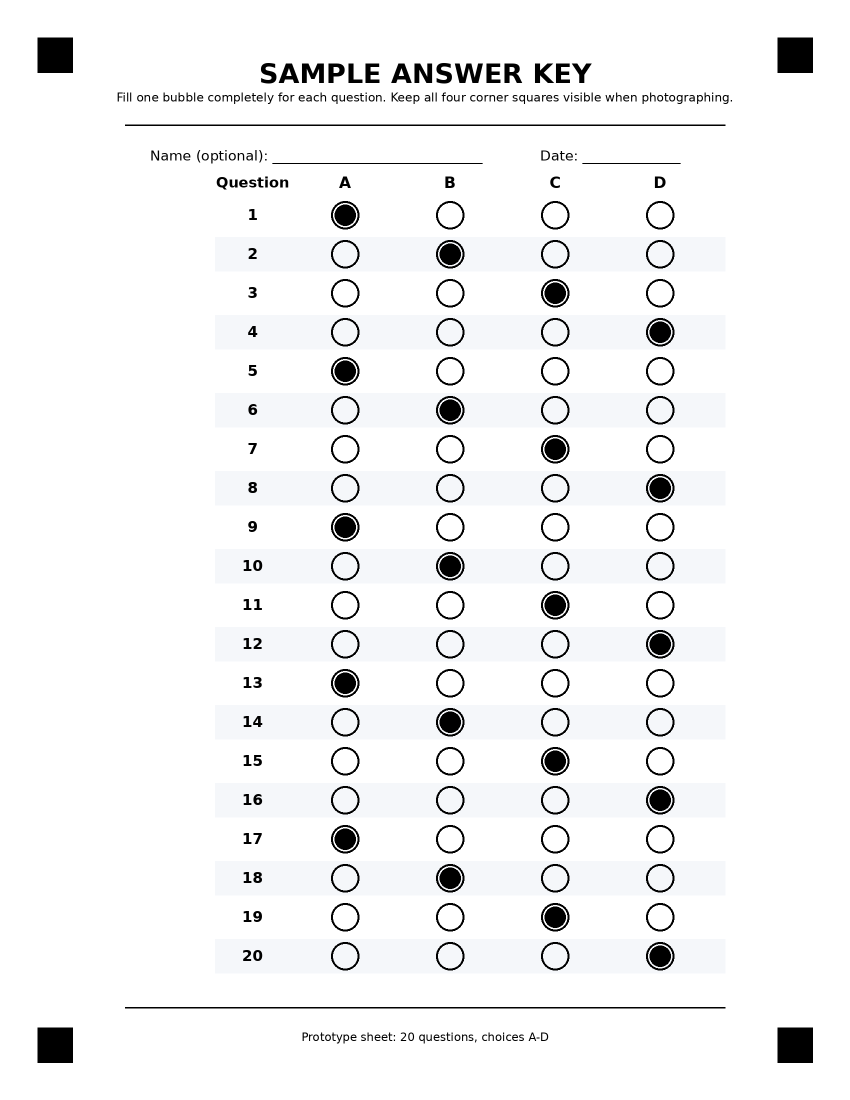
#> input picture sample_answer_key.png, 1700 x 2200 px (shown at 1/2 size)
$ python -i document_scanner.py   (imports and definitions only)
#> lines starting #> are read from the running program, lines starting #| are printed output that depends on the picture; after the words box and inside, x2 and y2 are one past the last pixel; in counts of white or black regions, pixels touching at a corner belong together
#> further down, picture is the input picture: shape (2200, 1700, 3); mean B, G, R 244.4, 243.9, 243.6
from __future__ import annotations

from dataclasses import dataclass

import cv2
import numpy as np


@dataclass(frozen=True)
class DocumentScan:
    image_bgr: np.ndarray
    page_found: bool
    message: str | None = None


def _order_points(points: np.ndarray) -> np.ndarray:
    pts = np.asarray(points, dtype=np.float32).reshape(4, 2)
    sums = pts.sum(axis=1)
    diffs = np.diff(pts, axis=1).reshape(-1)
    ordered = np.zeros((4, 2), dtype=np.float32)
    ordered[0] = pts[np.argmin(sums)]
    ordered[2] = pts[np.argmax(sums)]
    ordered[1] = pts[np.argmin(diffs)]
    ordered[3] = pts[np.argmax(diffs)]
    return ordered


def _resize_for_detection(image_bgr: np.ndarray, max_side: int = 1400) -> tuple[np.ndarray, float]:
#> called with max_side = 1400
    h, w = image_bgr.shape[:2]
#> h = 2200; w = 1700
    largest = max(h, w)
#> largest = 2200
    if largest <= max_side:
        return image_bgr.copy(), 1.0
    scale = max_side / float(largest)
#> scale = 0.636
    resized = cv2.resize(image_bgr, (int(round(w * scale)), int(round(h * scale))), interpolation=cv2.INTER_AREA)
    return resized, scale


def _quad_candidates(binary: np.ndarray, image_area: float) -> list[np.ndarray]:
    contours, _ = cv2.findContours(binary, cv2.RETR_LIST, cv2.CHAIN_APPROX_SIMPLE)
    candidates: list[np.ndarray] = []
    for contour in sorted(contours, key=cv2.contourArea, reverse=True)[:30]:
        area = cv2.contourArea(contour)
        if area < image_area * 0.18:
            continue
        hull = cv2.convexHull(contour)
        perimeter = cv2.arcLength(hull, True)
        for epsilon in (0.012, 0.018, 0.025, 0.035):
            approx = cv2.approxPolyDP(hull, epsilon * perimeter, True)
            if len(approx) == 4 and cv2.isContourConvex(approx):
                candidates.append(approx.reshape(4, 2).astype(np.float32))
                break
    return candidates


def _score_quad(quad: np.ndarray, shape: tuple[int, int]) -> float:
    h, w = shape
    area = abs(cv2.contourArea(quad)) / float(h * w)
    ordered = _order_points(quad)
    tl, tr, br, bl = ordered
    top = np.linalg.norm(tr - tl)
    bottom = np.linalg.norm(br - bl)
    left = np.linalg.norm(bl - tl)
    right = np.linalg.norm(br - tr)
    width = max(top, bottom)
    height = max(left, right)
    if min(width, height) < 1:
        return -1.0

    # A sheet can be strongly perspective-skewed, so aspect is only a soft preference.
    observed_ratio = min(width, height) / max(width, height)
    letter_ratio = 8.5 / 11.0
    ratio_penalty = min(abs(observed_ratio - letter_ratio), 0.45)

    # Prefer large quadrilaterals, especially ones reasonably close to the frame edges.
    centroid = ordered.mean(axis=0)
    center = np.array([w / 2.0, h / 2.0], dtype=np.float32)
    center_penalty = np.linalg.norm(centroid - center) / max(w, h)
    return area * 10.0 - ratio_penalty * 1.5 - center_penalty * 0.5


def detect_page_corners(image_bgr: np.ndarray) -> np.ndarray | None:
    small, scale = _resize_for_detection(image_bgr)
#> scale = 0.636
    gray = cv2.cvtColor(small, cv2.COLOR_BGR2GRAY)
    gray = cv2.GaussianBlur(gray, (5, 5), 0)
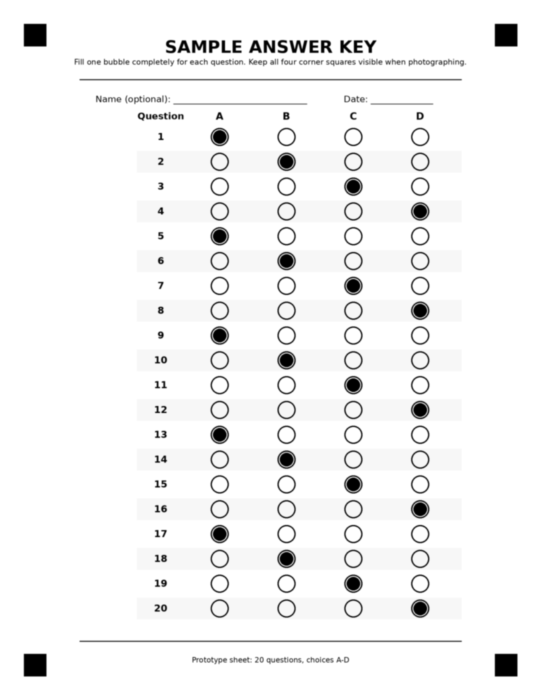
#> gray: shape (1400, 1082) (shown at 1/2 size); min 0, max 255, mean 243.9
    h, w = gray.shape
#> h = 1400; w = 1082
    image_area = float(h * w)
#> image_area = 1514800

    candidates: list[np.ndarray] = []

    # Edge-based path: best when the paper border contrasts with the table/background.
    median = float(np.median(gray))
#> median = 255
    lower = int(max(20, 0.55 * median))
#> lower = 140
    upper = int(min(240, max(lower + 30, 1.35 * median)))
#> upper = 240
    edges = cv2.Canny(gray, lower, upper)
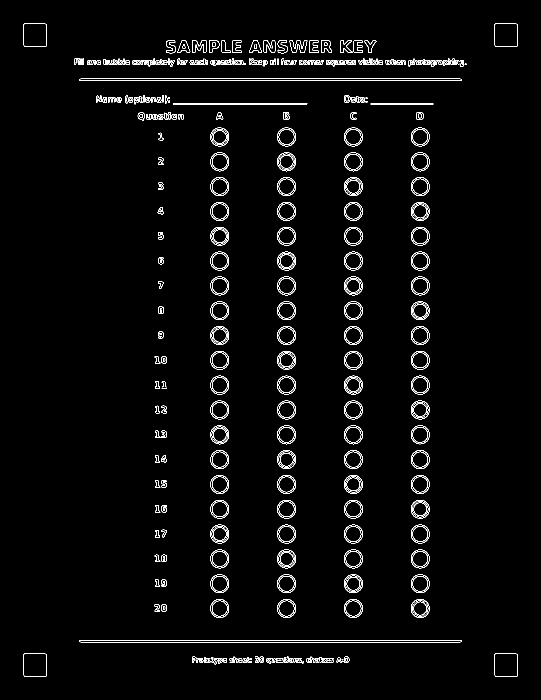
#> edges: shape (1400, 1082) (shown at 1/2 size); 2.4% white in thin lines or dots, all inside (x1, y1, x2, y2) = (47, 47, 1035, 1353)
    edges = cv2.morphologyEx(edges, cv2.MORPH_CLOSE, np.ones((7, 7), np.uint8), iterations=2)
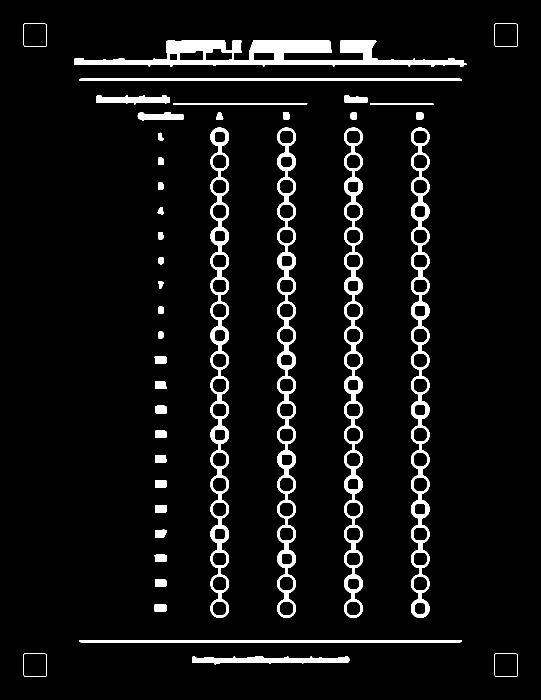
#> edges: shape (1400, 1082) (shown at 1/2 size); 6% white; 41 white regions, largest, box (x1, y1, x2, y2) and area: (149, 80, 933, 133) 18143, (554, 255, 592, 1236) 13018, (688, 255, 726, 1236) 12967
    edges = cv2.dilate(edges, np.ones((3, 3), np.uint8), iterations=1)
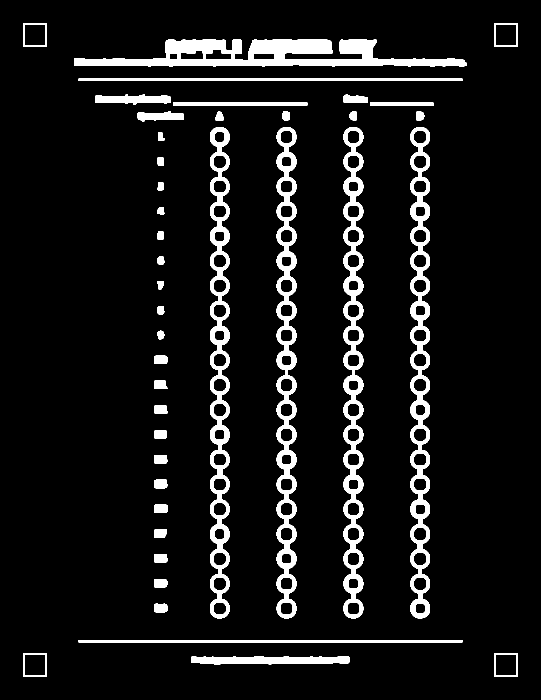
#> edges: shape (1400, 1082) (shown at 1/2 size); 8.1% white; 41 white regions
    candidates.extend(_quad_candidates(edges, image_area))
#> in _quad_candidates, `contours, _ = cv2.findContours(binary, cv2.RETR_LIST, cv2.CHAIN_APPROX..`: contours = 129 contours; largest, box (x1, y1, x2, y2) and area: (553, 254, 593, 1237) 26327, (687, 254, 727, 1237) 26306, (821, 254, 860, 1237) 26157, (420, 254, 459, 1237) 26137, (148, 79, 934, 134) 21795
#> the loop in _quad_candidates, `for contour in sorted(contours, key=cv2.contourArea, reverse=True)[:30]:` made 30 passes
#> area on passes 1 to 12: 26327, 26306, 26157, 26137, 21795, 3830, 3830, 3734.5, 2205.5, 2205.5, 2205.5, 2205.5
#> after the loop in _quad_candidates, `for contour in sorted(contours, key=cv2.contourArea, reverse=True)[:30]:`: candidates = []

    # Bright-paper path: helps when the outer paper edge is weak but the page is lighter than its surroundings.
    adaptive = cv2.adaptiveThreshold(
        gray,
        255,
        cv2.ADAPTIVE_THRESH_GAUSSIAN_C,
        cv2.THRESH_BINARY,
        51,
        7,
    )
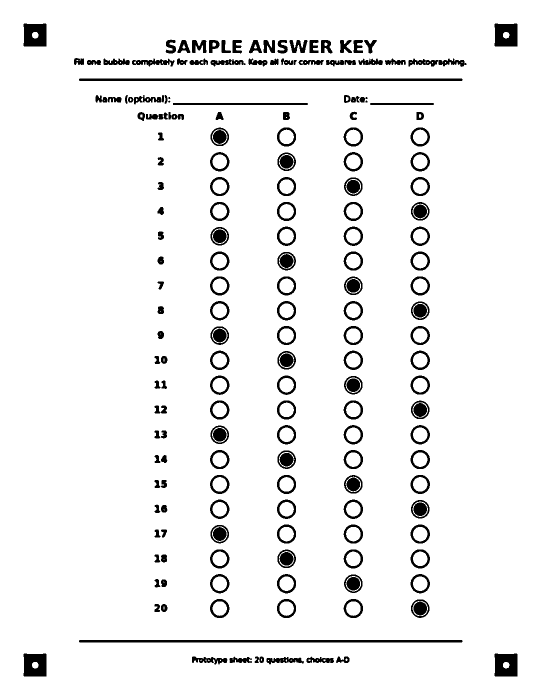
#> adaptive: shape (1400, 1082) (shown at 1/2 size); 94.2% white; 199 black regions (4 under 20 px), largest, box (x1, y1, x2, y2) and area: (158, 157, 925, 162) 3831, (158, 1280, 925, 1285) 3831, (989, 47, 1035, 93) 1912
    adaptive = cv2.morphologyEx(adaptive, cv2.MORPH_CLOSE, np.ones((15, 15), np.uint8), iterations=2)
#> adaptive: shape (1400, 1082); every value is 255
    candidates.extend(_quad_candidates(adaptive, image_area))
#> the loop in _quad_candidates (call 2), `for contour in sorted(contours, key=cv2.contourArea, reverse=True)[:30]:` made 1 pass
#> (contour, area, hull, perimeter) on pass 1: ([[0, 0], [0, 1399], [1081, 1399], [1081, 0]], 1512319, [[1081, 0], [1081, 1399], [0, 1399], [0, 0]], 4960)

    if not candidates:
        return None

    best = max(candidates, key=lambda q: _score_quad(q, (h, w)))
#> in _order_points, `pts = np.asarray(points, dtype=np.float32).reshape(4, 2)`: pts = [[1081, 0], [1081, 1399], [0, 1399], [0, 0]]
#> in _order_points, `sums = pts.sum(axis=1)`: sums = [1081, 2480, 1399, 0]
#> in _order_points, `diffs = np.diff(pts, axis=1).reshape(-1)`: diffs = [-1081, 318, 1399, 0]
#> in _score_quad, `center = np.array([w / 2.0, h / 2.0], dtype=np.float32)`: center = [541, 700]
#> in _score_quad, `center_penalty = np.linalg.norm(centroid - center) / max(w, h)`: center_penalty = 0.000505
#> best = [[1081, 0], [1081, 1399], [0, 1399], [0, 0]]
    if _score_quad(best, (h, w)) < 1.2:
        return None
    return _order_points(best / scale)


# [90 lines left out: functions _warp_page, _normalize_document, scan_document, not called in this run]

>>> import cv2
>>> picture = cv2.imread('sample_answer_key.png')
>>> result = detect_page_corners(picture)
#> result = [[0, 0], [1698.7, 0], [1698.7, 2198.4], [0, 2198.4]]

$ run again, on app_design_mockup.png
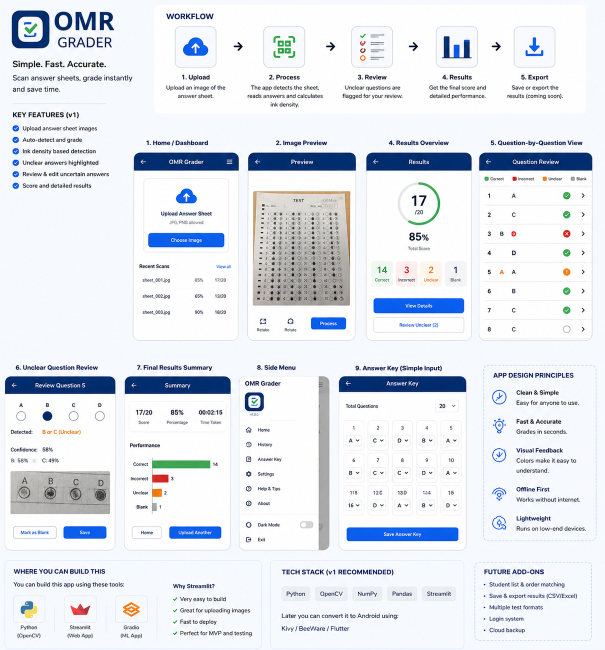
#> input picture app_design_mockup.png, 1210 x 1300 px (shown at 1/2 size)
#> picture is the input picture: shape (1300, 1210, 3); mean B, G, R 237.9, 230.7, 226.4
#> scale = 1
#> median = 249
#> lower = 136
#> upper = 240
#> in detect_page_corners, `edges = cv2.dilate(edges, np.ones((3, 3), np.uint8), iterations=1)`:
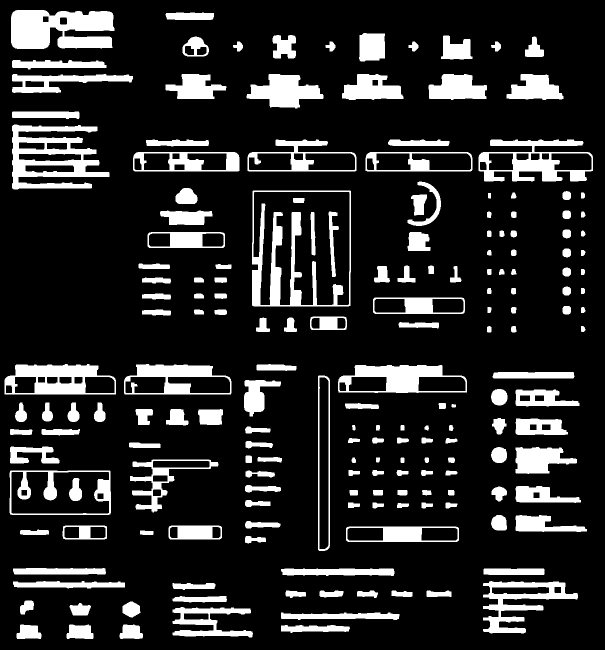
#> edges: shape (1300, 1210) (shown at 1/2 size); 15.7% white; 188 white regions
#> contours = 255 contours; largest, box (x1, y1, x2, y2) and area: (504, 381, 702, 613) 45186, (506, 383, 700, 611) 35259, (19, 941, 222, 1030) 17657, (24, 249, 219, 379) 15126, (22, 943, 219, 1028) 13578
#> the loop in _quad_candidates, `for contour in sorted(contours, key=cv2.contourArea, reverse=True)[:30]:` made 30 passes
#> area on passes 1 to 8: 45186.5, 35259, 17657, 15125.5, 13577.5, 12764.5, 12599, 11882.5
#> after the loop in _quad_candidates, `for contour in sorted(contours, key=cv2.contourArea, reverse=True)[:30]:`: candidates = []
#> in detect_page_corners, `adaptive = cv2.morphologyEx(adaptive, cv2.MORPH_CLOSE, np.ones((15, 15..`:
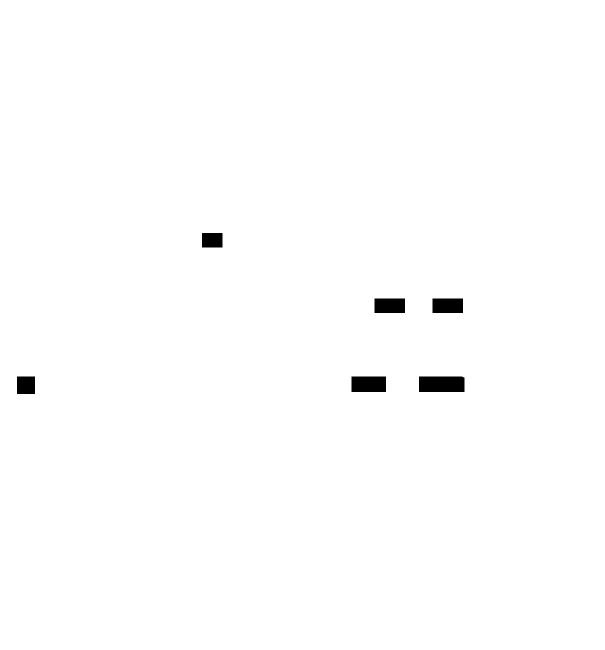
#> adaptive: shape (1300, 1210) (shown at 1/2 size); 99.3% white; 6 black regions
#> contours = 7 contours; box (x1, y1, x2, y2) and area: (0, 0, 1210, 1300) 1570491, (837, 752, 930, 785) 2935, (702, 752, 773, 785) 2238, (864, 596, 927, 627) 1858, (748, 596, 811, 627) 1858, (33, 752, 71, 789) 1330, (403, 465, 446, 496) 1258
#> the loop in _quad_candidates (call 2), `for contour in sorted(contours, key=cv2.contourArea, reverse=True)[:30]:` made 7 passes
#> area on passes 2 to 7: 2935, 2238, 1858, 1858, 1330, 1258
#> pts = [[1209, 0], [1209, 1299], [0, 1299], [0, 0]]
#> sums = [1209, 2508, 1299, 0]
#> diffs = [-1209, 90, 1299, 0]
#> center = [605, 650]
#> center_penalty = 0.000544
#> best = [[1209, 0], [1209, 1299], [0, 1299], [0, 0]]
#> result = [[0, 0], [1209, 0], [1209, 1299], [0, 1299]]
